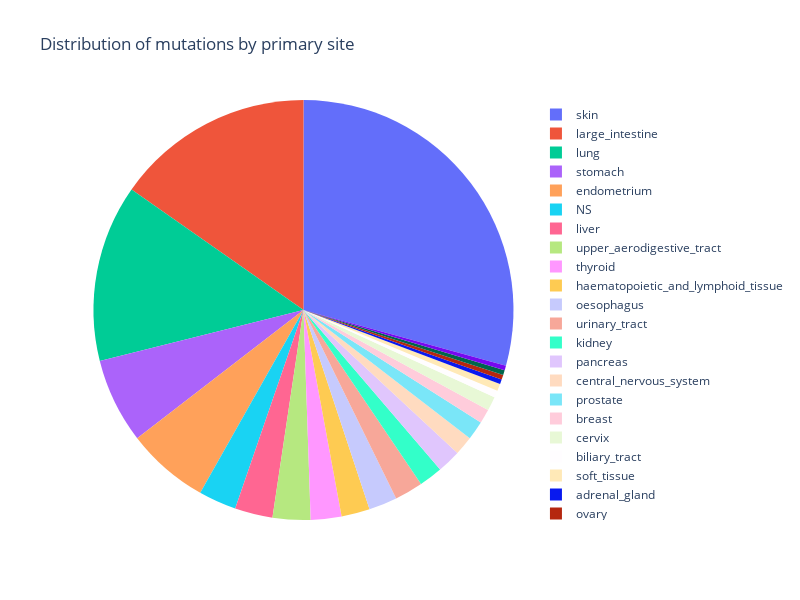

Notebook code for this chart:
### Markdown cell above
# Plotting Class

### Code cell
fig = px.pie(processer.tissue_grouped_df, values='COUNT_MUTATION_IDs', names='PRIMARY_SITE', title='Distribution of mutations by primary site')
#fig.update_traces(textinfo='value+percent')
fig.update_traces(textinfo='none')
fig.update_layout(width=800, height=600)
fig.show()

### Figure 1 — Plotly figure (JSON) as saved in the notebook; plotly's stock layout.template omitted (floating-point values rounded to 4 significant figures)
{"data": [{"domain": {"x": [0, 1], "y": [0, 1]}, "hovertemplate": "PRIMARY_SITE=%{label}<br>COUNT_MUTATION_IDs=%{value}<extra></extra>", "labels": ["NS", "adrenal_gland", "biliary_tract", "breast", "central_nervous_system", "cervix", "endometrium", "haematopoietic_and_lymphoid_tissue", "kidney", "large_intestine", "liver", "lung", "oesophagus", "ovary", "pancreas", "prostate", "skin", "small_intestine", "soft_tissue", "stomach", "testis", "thyroid", "upper_aerodigestive_tract", "urinary_tract"], "legendgroup": "", "name": "", "showlegend": true, "textinfo": "none", "type": "pie", "values": [16, 2, 3, 6, 8, 6, 35, 12, 10, 84, 16, 75, 12, 2, 10, 8, 161, 2, 3, 36, 2, 13, 16, 12]}], "layout": {"height": 600, "legend": {"tracegroupgap": 0}, "title": {"text": "Distribution of mutations by primary site"}, "width": 800}}
